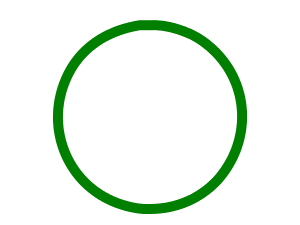
#> input picture circle.png, 300 x 225 px
$ jupyter execute circle_detection.ipynb
#> lines starting #> are read from the running program, lines starting #| are printed output that depends on the picture; after the words box and inside, x2 and y2 are one past the last pixel; in counts of white or black regions, pixels touching at a corner belong together
## Circle detection using Opencv's Houghcircles functionality

[cell 1]
import cv2
import numpy as np
import matplotlib.pyplot as plt

[cell 2]
image=cv2.imread('circle.png')
#> image is the input picture: shape (225, 300, 3); mean B, G, R 233.1, 244, 233.1
image1= cv2.cvtColor(image, cv2.COLOR_BGR2GRAY)
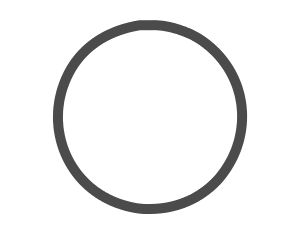
#> image1: shape (225, 300); min 75, max 255, mean 239.5

plt.imshow(image1,cmap='gray')

[cell 3]
circle = cv2.HoughCircles(image1, cv2.HOUGH_GRADIENT, 1, 260, param1=30, param2=65, minRadius=0, maxRadius=0)
#> circle = [[149.5, 116.5, 86.6]]
circle=np.round(circle[0, :]).astype("int")
#> circle = [[150, 116, 87]]
cv2.circle(image,(circle[0][0], circle[0][1]), circle[0][2],(255,0,0), 1)
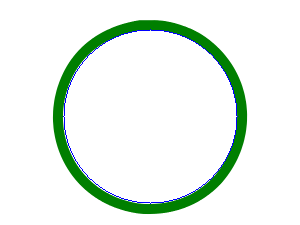
#> image: shape (225, 300, 3); 0.73% of pixels changed, all inside (x1, y1, x2, y2) = (63, 29, 238, 204)
plt.imshow(image,cmap='gray')
plt.show()

[cell 4]
image1=cv2.imread('2.jpg')
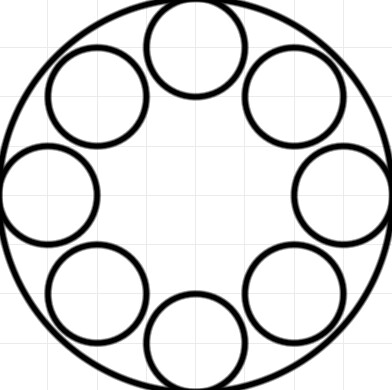
#> input picture 2.jpg, 392 x 390 px
#> image1 is the input picture: shape (390, 392, 3); min 0, max 255, mean 218.2
gray1= cv2.cvtColor(image1, cv2.COLOR_BGR2GRAY)

plt.imshow(gray1,cmap='gray')

[cell 5]
gray1 = cv2.GaussianBlur(gray1,(5,5),0);
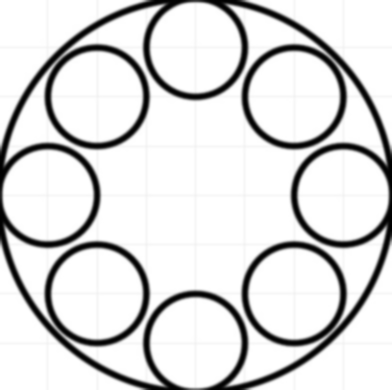
#> gray1: shape (390, 392); min 0, max 255, mean 218.2
gray1= cv2.medianBlur(gray1,5)
gray1= cv2.adaptiveThreshold(gray1,255,cv2.ADAPTIVE_THRESH_GAUSSIAN_C,\
            cv2.THRESH_BINARY,11,2)
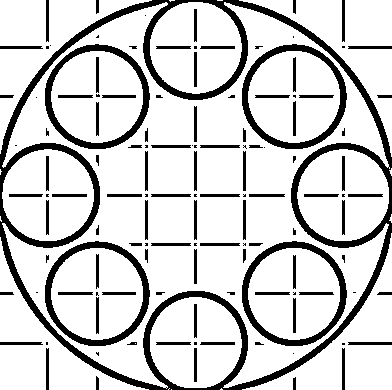
#> gray1: shape (390, 392); 81.4% white; 126 black regions (44 under 20 px), largest, box (x1, y1, x2, y2) and area: (0, 0, 392, 390) 13398, (242, 44, 347, 149) 1959, (45, 241, 150, 346) 1955
kernel = np.ones((5,5), np.uint8)
gray1= cv2.erode(gray1,kernel,iterations=1)
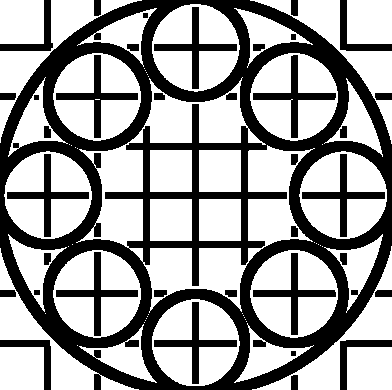
#> gray1: shape (390, 392); 62.1% white; 37 black regions, largest, box (x1, y1, x2, y2) and area: (0, 0, 392, 390) 44585, (302, 154, 385, 237) 1113, (56, 252, 138, 336) 1113
gray1=cv2.dilate(gray1,kernel,iterations=1)
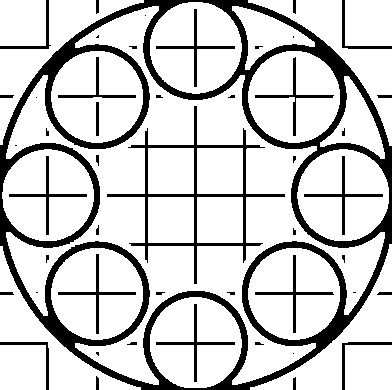
#> gray1: shape (390, 392); 80% white; 48 black regions (20 under 20 px), largest, box (x1, y1, x2, y2) and area: (0, 0, 392, 390) 22508, (107, 106, 285, 284) 2565, (304, 156, 383, 235) 465
# gray1=cv2.Canny(gray1,100,200)

plt.imshow(gray1,cmap='gray')

[cell 6]
circles = cv2.HoughCircles(gray1, cv2.HOUGH_GRADIENT, 1, 200, param1=30, param2=45, minRadius=0, maxRadius=0)
#> circles = [[96.5, 96.5, 52.4], [195.5, 342.5, 45.5], [303.5, 113.5, 65.5]]
print(circles)
#| [[[ 96.5  96.5  52.4]
#|   [195.5 342.5  45.5]
#|   [303.5 113.5  65.5]]]
if circles is not None:
    circles = np.round(circles[0, :]).astype("int")
#> circles = [[96, 96, 52], [196, 342, 46], [304, 114, 66]]

    for (x, y, r) in circles:
        cv2.circle(gray1, (x, y), r, (255,255,255), 4)
#> this loop made 3 passes
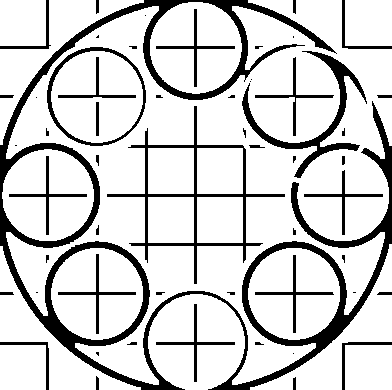
#> gray1: shape (390, 392); 81.7% white; 55 black regions (23 under 20 px), largest, box (x1, y1, x2, y2) and area: (0, 0, 392, 390) 16795, (107, 106, 285, 284) 2462, (242, 51, 367, 178) 2176
plt.imshow(gray1,cmap='gray')
plt.show()
